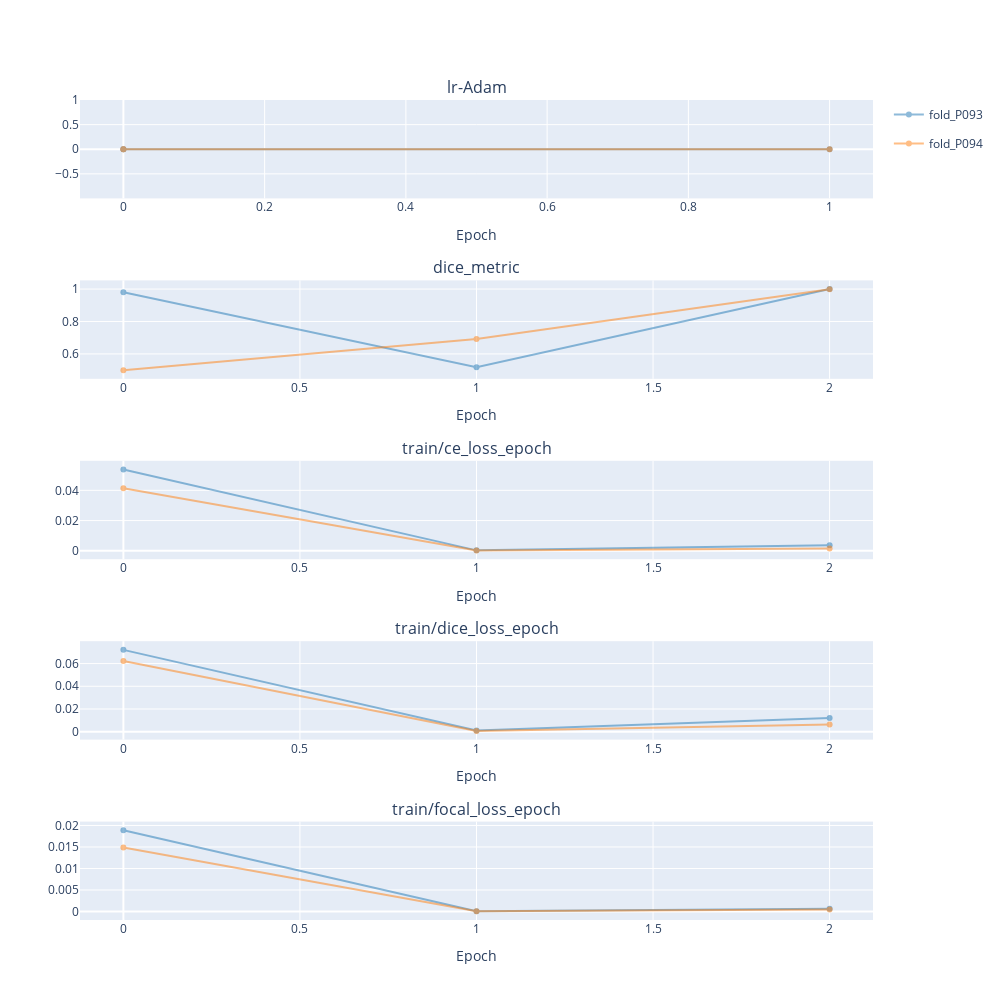

The cell this chart's notebook holds for it:
### Markdown cell above
## Metrics
Visualization of the metrics stored in the TensorBoard events file (everything which is logged via `selg.log()`).
> Note: In this case, every metric (except `dice_metric`) is computed on the training set.

### Code cell
show_loss_chart(df_train, df_val)

### Figure 1 — Plotly figure (JSON) as saved in the notebook; plotly's stock layout.template omitted (floating-point values rounded to 4 significant figures)
{"data": [{"legendgroup": "fold_P093", "line": {"color": "rgb(31, 119, 180)", "width": 2}, "marker": {"size": 6}, "mode": "lines+markers", "name": "fold_P093", "opacity": 0.5, "showlegend": true, "type": "scatter", "x": [0, 0, 1], "xaxis": "x", "y": [0.001, 0.001, 0.001], "yaxis": "y"}, {"legendgroup": "fold_P094", "line": {"color": "rgb(255, 127, 14)", "width": 2}, "marker": {"size": 6}, "mode": "lines+markers", "name": "fold_P094", "opacity": 0.5, "showlegend": true, "type": "scatter", "x": [0, 0, 1], "xaxis": "x", "y": [0.001, 0.001, 0.001], "yaxis": "y"}, {"legendgroup": "fold_P093", "line": {"color": "rgb(31, 119, 180)", "width": 2}, "marker": {"size": 6}, "mode": "lines+markers", "name": "fold_P093", "opacity": 0.5, "showlegend": false, "type": "scatter", "x": [0, 1, 2], "xaxis": "x2", "y": [0.9808, 0.5181, 1.0], "yaxis": "y2"}, {"legendgroup": "fold_P094", "line": {"color": "rgb(255, 127, 14)", "width": 2}, "marker": {"size": 6}, "mode": "lines+markers", "name": "fold_P094", "opacity": 0.5, "showlegend": false, "type": "scatter", "x": [0, 1, 2], "xaxis": "x2", "y": [0.5, 0.6925, 0.9991], "yaxis": "y2"}, {"legendgroup": "fold_P093", "line": {"color": "rgb(31, 119, 180)", "width": 2}, "marker": {"size": 6}, "mode": "lines+markers", "name": "fold_P093", "opacity": 0.5, "showlegend": false, "type": "scatter", "x": [0, 1, 2], "xaxis": "x3", "y": [0.0538, 0.0003237, 0.00373], "yaxis": "y3"}, {"legendgroup": "fold_P094", "line": {"color": "rgb(255, 127, 14)", "width": 2}, "marker": {"size": 6}, "mode": "lines+markers", "name": "fold_P094", "opacity": 0.5, "showlegend": false, "type": "scatter", "x": [0, 1, 2], "xaxis": "x3", "y": [0.04134, 0.0002063, 0.001597], "yaxis": "y3"}, {"legendgroup": "fold_P093", "line": {"color": "rgb(31, 119, 180)", "width": 2}, "marker": {"size": 6}, "mode": "lines+markers", "name": "fold_P093", "opacity": 0.5, "showlegend": false, "type": "scatter", "x": [0, 1, 2], "xaxis": "x4", "y": [0.07208, 0.0009893, 0.01211], "yaxis": "y4"}, {"legendgroup": "fold_P094", "line": {"color": "rgb(255, 127, 14)", "width": 2}, "marker": {"size": 6}, "mode": "lines+markers", "name": "fold_P094", "opacity": 0.5, "showlegend": false, "type": "scatter", "x": [0, 1, 2], "xaxis": "x4", "y": [0.06229, 0.000655, 0.006311], "yaxis": "y4"}, {"legendgroup": "fold_P093", "line": {"color": "rgb(31, 119, 180)", "width": 2}, "marker": {"size": 6}, "mode": "lines+markers", "name": "fold_P093", "opacity": 0.5, "showlegend": false, "type": "scatter", "x": [0, 1, 2], "xaxis": "x5", "y": [0.01889, 4.001e-05, 0.0006139], "yaxis": "y5"}, {"legendgroup": "fold_P094", "line": {"color": "rgb(255, 127, 14)", "width": 2}, "marker": {"size": 6}, "mode": "lines+markers", "name": "fold_P094", "opacity": 0.5, "showlegend": false, "type": "scatter", "x": [0, 1, 2], "xaxis": "x5", "y": [0.0149, 4.166e-05, 0.0004923], "yaxis": "y5"}], "layout": {"annotations": [{"font": {"size": 16}, "showarrow": false, "text": "lr-Adam", "x": 0.5, "xanchor": "center", "xref": "paper", "y": 1, "yanchor": "bottom", "yref": "paper"}, {"font": {"size": 16}, "showarrow": false, "text": "dice_metric", "x": 0.5, "xanchor": "center", "xref": "paper", "y": 0.78, "yanchor": "bottom", "yref": "paper"}, {"font": {"size": 16}, "showarrow": false, "text": "train/ce_loss_epoch", "x": 0.5, "xanchor": "center", "xref": "paper", "y": 0.56, "yanchor": "bottom", "yref": "paper"}, {"font": {"size": 16}, "showarrow": false, "text": "train/dice_loss_epoch", "x": 0.5, "xanchor": "center", "xref": "paper", "y": 0.34, "yanchor": "bottom", "yref": "paper"}, {"font": {"size": 16}, "showarrow": false, "text": "train/focal_loss_epoch", "x": 0.5, "xanchor": "center", "xref": "paper", "y": 0.12, "yanchor": "bottom", "yref": "paper"}], "height": 1000, "hovermode": "x", "title": {"x": 0.5}, "width": 1000, "xaxis": {"anchor": "y", "autorange": true, "domain": [0, 1], "range": [-0.06156, 1.062], "title": {"text": "Epoch"}, "type": "linear"}, "xaxis2": {"anchor": "y2", "autorange": true, "domain": [0, 1], "range": [-0.1231, 2.123], "title": {"text": "Epoch"}, "type": "linear"}, "xaxis3": {"anchor": "y3", "autorange": true, "domain": [0, 1], "range": [-0.1231, 2.123], "title": {"text": "Epoch"}, "type": "linear"}, "xaxis4": {"anchor": "y4", "autorange": true, "domain": [0, 1], "range": [-0.1231, 2.123], "title": {"text": "Epoch"}, "type": "linear"}, "xaxis5": {"anchor": "y5", "autorange": true, "domain": [0, 1], "range": [-0.1231, 2.123], "title": {"text": "Epoch"}, "type": "linear"}, "yaxis": {"anchor": "x", "autorange": true, "domain": [0.88, 1], "range": [-0.999, 1.001], "type": "linear"}, "yaxis2": {"anchor": "x2", "autorange": true, "domain": [0.66, 0.78], "range": [0.4465, 1.053], "type": "linear"}, "yaxis3": {"anchor": "x3", "autorange": true, "domain": [0.44, 0.56], "range": [-0.005526, 0.05953], "type": "linear"}, "yaxis4": {"anchor": "x4", "autorange": true, "domain": [0.22, 0.34], "range": [-0.006984, 0.07972], "type": "linear"}, "yaxis5": {"anchor": "x5", "autorange": true, "domain": [0, 0.12], "range": [-0.001976, 0.0209], "type": "linear"}}}
